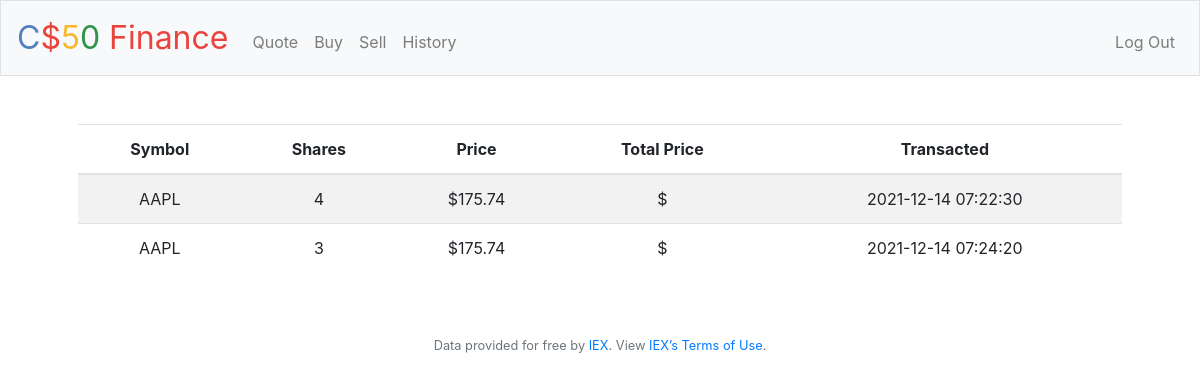
Page /history (signed in) on the committed database.
### tables this page shows
CREATE TABLE 'transactions' ('user_id' integer, 'symbol' text, 'shares' numeric,'date_time' datetime, 'price' numeric, 'total' numeric);

### application.py (the view)
@app.route("/history")
@login_required
def history():
    rows = db.execute("""SELECT * FROM transactions
                            JOIN users ON id == user_id
                            WHERE user_id == :user_id""", user_id=session["user_id"])
    return render_template("history.html", rows=rows)

### application.py (called while the page is built)
@app.after_request
def after_request(response):
    response.headers["Cache-Control"] = "no-cache, no-store, must-revalidate"
    response.headers["Expires"] = 0
    response.headers["Pragma"] = "no-cache"
    return response

### helpers.py (called while the page is built)
def login_required(f):
    @wraps(f)
    def decorated_function(*args, **kwargs):
        if session.get("user_id") is None:
            return redirect("/login")
        return f(*args, **kwargs)
    return decorated_function

### templates/history.html (shortened to what this page needs)
{% extends "layout.html" %}
{% block main %}
    <table class="table table-striped">
        <thead>
            <tr>
                <th>Symbol</th>
                <th>Shares</th>
                <th>Price</th>
                <th>Total Price</th>
                <th>Transacted</th>
            </tr>
        </thead>
        <tbody>
            {% for row in rows %}
               <tr>
                   <td>{{ row["symbol"] }}</td>
                   <td>{{ row["shares"] }}</td>
                   <td>${{ row["price"] }}</td>
                   <td>${{ row["total_price"] }}</td>
                   <td>{{ row["date_time"] }}</td>
               </tr>
            {% endfor %}
        </tbody>
    </table>
{% endblock %}

### rows in the picture
transactions: symbol "AAPL", shares "4", price "175.74", date_time "2021-12-14 07:22:30"
transactions: symbol "AAPL", shares "3", price "175.74", date_time "2021-12-14 07:24:20"
